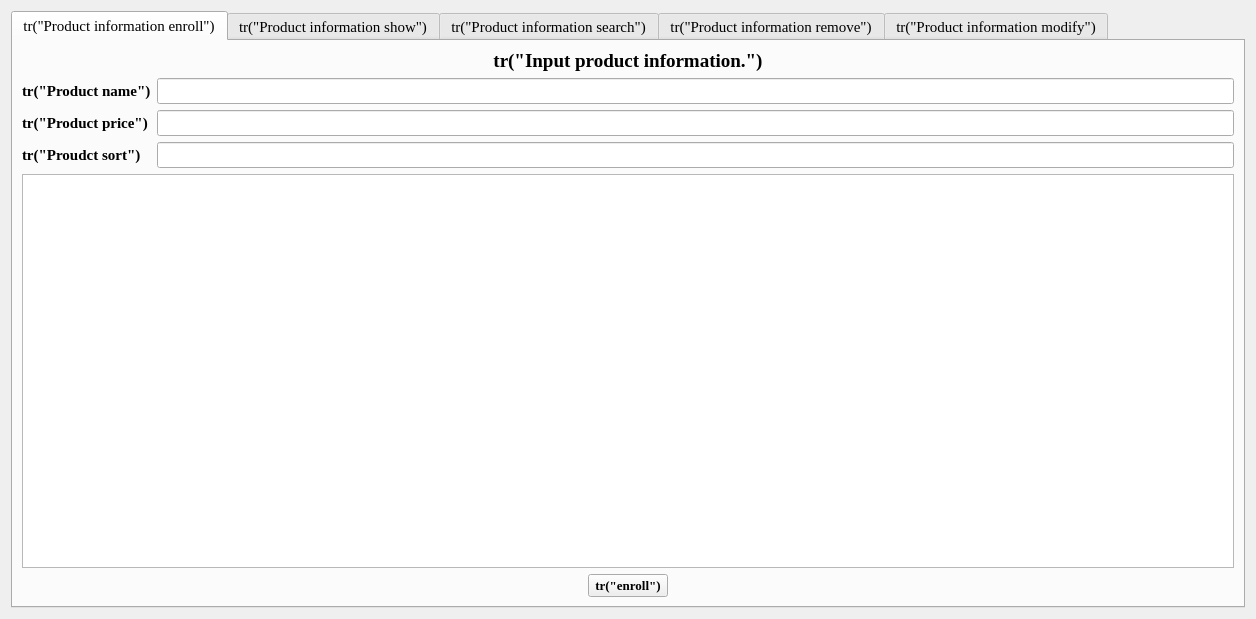
<?xml version="1.0" encoding="UTF-8"?>
<ui version="4.0">
 <class>ProductHandlerForm</class>
 <widget class="QWidget" name="ProductHandlerForm">
  <property name="geometry">
   <rect>
    <x>0</x>
    <y>0</y>
    <width>1256</width>
    <height>619</height>
   </rect>
  </property>
  <property name="font">
   <font>
    <family>Times New Roman</family>
    <pointsize>11</pointsize>
   </font>
  </property>
  <property name="windowTitle">
   <string>Form</string>
  </property>
  <layout class="QVBoxLayout" name="verticalLayout_12">
   <item>
    <widget class="QTabWidget" name="tabWidget">
     <property name="minimumSize">
      <size>
       <width>630</width>
       <height>340</height>
      </size>
     </property>
     <property name="font">
      <font>
       <family>Times New Roman</family>
       <pointsize>11</pointsize>
      </font>
     </property>
     <property name="currentIndex">
      <number>0</number>
     </property>
     <widget class="QWidget" name="productInfoEnrollTab">
      <attribute name="title">
       <string>tr(&quot;Product information enroll&quot;)</string>
      </attribute>
      <layout class="QVBoxLayout" name="verticalLayout_2">
       <item>
        <layout class="QVBoxLayout" name="verticalLayout">
         <item>
          <widget class="QLabel" name="infoLabel1">
           <property name="maximumSize">
            <size>
             <width>16777215</width>
             <height>25</height>
            </size>
           </property>
           <property name="font">
            <font>
             <family>Times New Roman</family>
             <pointsize>14</pointsize>
             <bold>true</bold>
            </font>
           </property>
           <property name="text">
            <string>tr(&quot;Input product information.&quot;)</string>
           </property>
           <property name="alignment">
            <set>Qt::AlignCenter</set>
           </property>
           <property name="buddy">
            <cstring>nameLineEdit1</cstring>
           </property>
          </widget>
         </item>
         <item>
          <layout class="QGridLayout" name="gridLayout">
           <item row="0" column="0">
            <widget class="QLabel" name="nameLabel1">
             <property name="font">
              <font>
               <family>Times New Roman</family>
               <pointsize>11</pointsize>
               <bold>true</bold>
              </font>
             </property>
             <property name="text">
              <string>tr(&quot;Product name&quot;)</string>
             </property>
             <property name="buddy">
              <cstring>nameLineEdit1</cstring>
             </property>
            </widget>
           </item>
           <item row="0" column="1">
            <widget class="QLineEdit" name="nameLineEdit1"/>
           </item>
           <item row="1" column="0">
            <widget class="QLabel" name="priceLabel1">
             <property name="font">
              <font>
               <family>Times New Roman</family>
               <pointsize>11</pointsize>
               <bold>true</bold>
              </font>
             </property>
             <property name="text">
              <string>tr(&quot;Product price&quot;)</string>
             </property>
             <property name="buddy">
              <cstring>priceLineEdit1</cstring>
             </property>
            </widget>
           </item>
           <item row="1" column="1">
            <widget class="QLineEdit" name="priceLineEdit1"/>
           </item>
           <item row="2" column="0">
            <widget class="QLabel" name="sortLabel1">
             <property name="font">
              <font>
               <family>Times New Roman</family>
               <pointsize>11</pointsize>
               <bold>true</bold>
              </font>
             </property>
             <property name="text">
              <string>tr(&quot;Proudct sort&quot;)</string>
             </property>
             <property name="buddy">
              <cstring>sortLineEdit1</cstring>
             </property>
            </widget>
           </item>
           <item row="2" column="1">
            <widget class="QLineEdit" name="sortLineEdit1"/>
           </item>
          </layout>
         </item>
         <item>
          <widget class="QTableView" name="tableView1">
           <property name="editTriggers">
            <set>QAbstractItemView::NoEditTriggers</set>
           </property>
          </widget>
         </item>
         <item>
          <layout class="QHBoxLayout" name="horizontalLayout">
           <item>
            <spacer name="horizontalSpacer">
             <property name="orientation">
              <enum>Qt::Horizontal</enum>
             </property>
             <property name="sizeHint" stdset="0">
              <size>
               <width>40</width>
               <height>20</height>
              </size>
             </property>
            </spacer>
           </item>
           <item>
            <widget class="QPushButton" name="enrollPushButton">
             <property name="font">
              <font>
               <family>Times New Roman</family>
               <pointsize>10</pointsize>
               <bold>true</bold>
              </font>
             </property>
             <property name="text">
              <string>tr(&quot;enroll&quot;)</string>
             </property>
            </widget>
           </item>
           <item>
            <spacer name="horizontalSpacer_3">
             <property name="orientation">
              <enum>Qt::Horizontal</enum>
             </property>
             <property name="sizeHint" stdset="0">
              <size>
               <width>40</width>
               <height>20</height>
              </size>
             </property>
            </spacer>
           </item>
          </layout>
         </item>
        </layout>
       </item>
      </layout>
     </widget>
     <widget class="QWidget" name="productInfoShowTab">
      <attribute name="title">
       <string>tr(&quot;Product information show&quot;)</string>
      </attribute>
      <layout class="QVBoxLayout" name="verticalLayout_4">
       <item>
        <layout class="QVBoxLayout" name="verticalLayout_3">
         <item>
          <widget class="QLabel" name="infoLabel2">
           <property name="maximumSize">
            <size>
             <width>16777215</width>
             <height>25</height>
            </size>
           </property>
           <property name="font">
            <font>
             <family>Times New Roman</family>
             <pointsize>14</pointsize>
             <bold>true</bold>
            </font>
           </property>
           <property name="text">
            <string>tr(&quot;Current product information show&quot;)</string>
           </property>
           <property name="alignment">
            <set>Qt::AlignCenter</set>
           </property>
          </widget>
         </item>
         <item>
          <widget class="QTableView" name="tableView2">
           <property name="editTriggers">
            <set>QAbstractItemView::NoEditTriggers</set>
           </property>
          </widget>
         </item>
         <item>
          <layout class="QHBoxLayout" name="horizontalLayout_2"/>
         </item>
        </layout>
       </item>
      </layout>
     </widget>
     <widget class="QWidget" name="productInfoSearchTab">
      <attribute name="title">
       <string>tr(&quot;Product information search&quot;)</string>
      </attribute>
      <layout class="QVBoxLayout" name="verticalLayout_6">
       <item>
        <layout class="QVBoxLayout" name="verticalLayout_5">
         <item>
          <widget class="QLabel" name="infoLabel3">
           <property name="maximumSize">
            <size>
             <width>16777215</width>
             <height>25</height>
            </size>
           </property>
           <property name="font">
            <font>
             <family>Times New Roman</family>
             <pointsize>14</pointsize>
             <bold>true</bold>
            </font>
           </property>
           <property name="text">
            <string>tr(&quot;Input product ID to search product information.&quot;)</string>
           </property>
           <property name="alignment">
            <set>Qt::AlignCenter</set>
           </property>
          </widget>
         </item>
         <item>
          <spacer name="verticalSpacer_4">
           <property name="orientation">
            <enum>Qt::Vertical</enum>
           </property>
           <property name="sizeType">
            <enum>QSizePolicy::Fixed</enum>
           </property>
           <property name="sizeHint" stdset="0">
            <size>
             <width>20</width>
             <height>17</height>
            </size>
           </property>
          </spacer>
         </item>
         <item>
          <widget class="QLineEdit" name="searchLineEdit"/>
         </item>
         <item>
          <spacer name="verticalSpacer_5">
           <property name="orientation">
            <enum>Qt::Vertical</enum>
           </property>
           <property name="sizeType">
            <enum>QSizePolicy::Fixed</enum>
           </property>
           <property name="sizeHint" stdset="0">
            <size>
             <width>20</width>
             <height>13</height>
            </size>
           </property>
          </spacer>
         </item>
         <item>
          <widget class="QTableView" name="tableView3">
           <property name="editTriggers">
            <set>QAbstractItemView::NoEditTriggers</set>
           </property>
          </widget>
         </item>
         <item>
          <layout class="QHBoxLayout" name="horizontalLayout_4">
           <item>
            <spacer name="horizontalSpacer_2">
             <property name="orientation">
              <enum>Qt::Horizontal</enum>
             </property>
             <property name="sizeHint" stdset="0">
              <size>
               <width>40</width>
               <height>20</height>
              </size>
             </property>
            </spacer>
           </item>
           <item>
            <widget class="QPushButton" name="resetPushButton">
             <property name="font">
              <font>
               <family>Times New Roman</family>
               <pointsize>10</pointsize>
              </font>
             </property>
             <property name="text">
              <string>tr(&quot;reset&quot;)</string>
             </property>
            </widget>
           </item>
           <item>
            <spacer name="horizontalSpacer_10">
             <property name="orientation">
              <enum>Qt::Horizontal</enum>
             </property>
             <property name="sizeHint" stdset="0">
              <size>
               <width>40</width>
               <height>20</height>
              </size>
             </property>
            </spacer>
           </item>
           <item>
            <widget class="QPushButton" name="searchPushButton">
             <property name="font">
              <font>
               <family>Times New Roman</family>
               <pointsize>10</pointsize>
               <bold>true</bold>
              </font>
             </property>
             <property name="text">
              <string>tr(&quot;search&quot;)</string>
             </property>
            </widget>
           </item>
           <item>
            <spacer name="horizontalSpacer_12">
             <property name="orientation">
              <enum>Qt::Horizontal</enum>
             </property>
             <property name="sizeHint" stdset="0">
              <size>
               <width>40</width>
               <height>20</height>
              </size>
             </property>
            </spacer>
           </item>
          </layout>
         </item>
        </layout>
       </item>
      </layout>
     </widget>
     <widget class="QWidget" name="productInfoRemoveTab">
      <attribute name="title">
       <string>tr(&quot;Product information remove&quot;)</string>
      </attribute>
      <layout class="QVBoxLayout" name="verticalLayout_8">
       <item>
        <layout class="QVBoxLayout" name="verticalLayout_7">
         <item>
          <widget class="QLabel" name="infoLabel4">
           <property name="maximumSize">
            <size>
             <width>16777215</width>
             <height>25</height>
            </size>
           </property>
           <property name="font">
            <font>
             <family>Times New Roman</family>
             <pointsize>14</pointsize>
             <bold>true</bold>
            </font>
           </property>
           <property name="text">
            <string>tr(&quot;Select row to remove&quot;)</string>
           </property>
           <property name="alignment">
            <set>Qt::AlignCenter</set>
           </property>
          </widget>
         </item>
         <item>
          <widget class="QTableView" name="tableView4">
           <property name="editTriggers">
            <set>QAbstractItemView::NoEditTriggers</set>
           </property>
          </widget>
         </item>
         <item>
          <layout class="QHBoxLayout" name="horizontalLayout_3">
           <item>
            <spacer name="horizontalSpacer_9">
             <property name="orientation">
              <enum>Qt::Horizontal</enum>
             </property>
             <property name="sizeHint" stdset="0">
              <size>
               <width>40</width>
               <height>20</height>
              </size>
             </property>
            </spacer>
           </item>
           <item>
            <widget class="QPushButton" name="removePushButton">
             <property name="font">
              <font>
               <family>Times New Roman</family>
               <pointsize>10</pointsize>
               <bold>true</bold>
              </font>
             </property>
             <property name="text">
              <string>tr(&quot;remove&quot;)</string>
             </property>
            </widget>
           </item>
           <item>
            <spacer name="horizontalSpacer_16">
             <property name="orientation">
              <enum>Qt::Horizontal</enum>
             </property>
             <property name="sizeHint" stdset="0">
              <size>
               <width>40</width>
               <height>20</height>
              </size>
             </property>
            </spacer>
           </item>
          </layout>
         </item>
        </layout>
       </item>
      </layout>
     </widget>
     <widget class="QWidget" name="productInfoModifyTab">
      <attribute name="title">
       <string>tr(&quot;Product information modify&quot;)</string>
      </attribute>
      <layout class="QVBoxLayout" name="verticalLayout_11">
       <item>
        <layout class="QVBoxLayout" name="verticalLayout_10">
         <item>
          <widget class="QLabel" name="infoLabel5">
           <property name="maximumSize">
            <size>
             <width>16777215</width>
             <height>25</height>
            </size>
           </property>
           <property name="font">
            <font>
             <family>Times New Roman</family>
             <pointsize>14</pointsize>
             <bold>true</bold>
            </font>
           </property>
           <property name="text">
            <string>tr(&quot;Select row to modify&quot;)</string>
           </property>
           <property name="alignment">
            <set>Qt::AlignCenter</set>
           </property>
          </widget>
         </item>
         <item>
          <widget class="QSplitter" name="splitter">
           <property name="orientation">
            <enum>Qt::Horizontal</enum>
           </property>
           <widget class="QTableView" name="tableView5">
            <property name="minimumSize">
             <size>
              <width>600</width>
              <height>470</height>
             </size>
            </property>
            <property name="editTriggers">
             <set>QAbstractItemView::NoEditTriggers</set>
            </property>
            <property name="tabKeyNavigation">
             <bool>true</bool>
            </property>
            <property name="showDropIndicator" stdset="0">
             <bool>true</bool>
            </property>
            <property name="dragDropOverwriteMode">
             <bool>true</bool>
            </property>
           </widget>
           <widget class="QWidget" name="layoutWidget">
            <layout class="QVBoxLayout" name="verticalLayout_9">
             <item>
              <layout class="QGridLayout" name="gridLayout_2">
               <item row="3" column="0">
                <widget class="QLabel" name="sortLabel2">
                 <property name="font">
                  <font>
                   <family>Times New Roman</family>
                   <pointsize>11</pointsize>
                   <bold>true</bold>
                  </font>
                 </property>
                 <property name="text">
                  <string>tr(&quot;Product Sort&quot;)</string>
                 </property>
                 <property name="buddy">
                  <cstring>sortLineEdit2</cstring>
                 </property>
                </widget>
               </item>
               <item row="0" column="1">
                <widget class="QLineEdit" name="idLineEdit">
                 <property name="readOnly">
                  <bool>true</bool>
                 </property>
                </widget>
               </item>
               <item row="1" column="1">
                <widget class="QLineEdit" name="nameLineEdit2"/>
               </item>
               <item row="3" column="1">
                <widget class="QLineEdit" name="sortLineEdit2"/>
               </item>
               <item row="2" column="0">
                <widget class="QLabel" name="priceLabel2">
                 <property name="font">
                  <font>
                   <family>Times New Roman</family>
                   <pointsize>11</pointsize>
                   <bold>true</bold>
                  </font>
                 </property>
                 <property name="text">
                  <string>tr(&quot;Product Price&quot;)</string>
                 </property>
                 <property name="buddy">
                  <cstring>priceLineEdit2</cstring>
                 </property>
                </widget>
               </item>
               <item row="0" column="0">
                <widget class="QLabel" name="idLabel">
                 <property name="font">
                  <font>
                   <family>Times New Roman</family>
                   <pointsize>11</pointsize>
                   <bold>true</bold>
                  </font>
                 </property>
                 <property name="text">
                  <string>tr(&quot;Product ID&quot;)</string>
                 </property>
                 <property name="buddy">
                  <cstring>idLineEdit</cstring>
                 </property>
                </widget>
               </item>
               <item row="2" column="1">
                <widget class="QLineEdit" name="priceLineEdit2"/>
               </item>
               <item row="1" column="0">
                <widget class="QLabel" name="nameLabel2">
                 <property name="font">
                  <font>
                   <family>Times New Roman</family>
                   <pointsize>11</pointsize>
                   <bold>true</bold>
                  </font>
                 </property>
                 <property name="text">
                  <string>tr(&quot;Product Name&quot;)</string>
                 </property>
                 <property name="buddy">
                  <cstring>nameLineEdit2</cstring>
                 </property>
                </widget>
               </item>
              </layout>
             </item>
             <item>
              <spacer name="verticalSpacer">
               <property name="orientation">
                <enum>Qt::Vertical</enum>
               </property>
               <property name="sizeHint" stdset="0">
                <size>
                 <width>20</width>
                 <height>40</height>
                </size>
               </property>
              </spacer>
             </item>
            </layout>
           </widget>
          </widget>
         </item>
         <item>
          <layout class="QHBoxLayout" name="horizontalLayout_5">
           <item>
            <spacer name="horizontalSpacer_13">
             <property name="orientation">
              <enum>Qt::Horizontal</enum>
             </property>
             <property name="sizeHint" stdset="0">
              <size>
               <width>40</width>
               <height>20</height>
              </size>
             </property>
            </spacer>
           </item>
           <item>
            <widget class="QPushButton" name="modifyPushButton">
             <property name="font">
              <font>
               <family>Times New Roman</family>
               <pointsize>10</pointsize>
               <bold>true</bold>
              </font>
             </property>
             <property name="text">
              <string>tr(&quot;modify&quot;)</string>
             </property>
            </widget>
           </item>
           <item>
            <spacer name="horizontalSpacer_15">
             <property name="orientation">
              <enum>Qt::Horizontal</enum>
             </property>
             <property name="sizeHint" stdset="0">
              <size>
               <width>40</width>
               <height>20</height>
              </size>
             </property>
            </spacer>
           </item>
          </layout>
         </item>
        </layout>
       </item>
      </layout>
     </widget>
    </widget>
   </item>
  </layout>
 </widget>
 <tabstops>
  <tabstop>tabWidget</tabstop>
  <tabstop>nameLineEdit1</tabstop>
  <tabstop>priceLineEdit1</tabstop>
  <tabstop>sortLineEdit1</tabstop>
  <tabstop>tableView1</tabstop>
  <tabstop>enrollPushButton</tabstop>
  <tabstop>searchLineEdit</tabstop>
  <tabstop>resetPushButton</tabstop>
  <tabstop>searchPushButton</tabstop>
  <tabstop>idLineEdit</tabstop>
  <tabstop>nameLineEdit2</tabstop>
  <tabstop>priceLineEdit2</tabstop>
  <tabstop>sortLineEdit2</tabstop>
  <tabstop>modifyPushButton</tabstop>
  <tabstop>tableView3</tabstop>
  <tabstop>tableView2</tabstop>
  <tabstop>removePushButton</tabstop>
  <tabstop>tableView4</tabstop>
  <tabstop>tableView5</tabstop>
 </tabstops>
 <resources/>
 <connections>
  <connection>
   <sender>searchLineEdit</sender>
   <signal>returnPressed()</signal>
   <receiver>searchPushButton</receiver>
   <slot>click()</slot>
   <hints>
    <hint type="sourcelabel">
     <x>627</x>
     <y>86</y>
    </hint>
    <hint type="destinationlabel">
     <x>627</x>
     <y>592</y>
    </hint>
   </hints>
  </connection>
  <connection>
   <sender>sortLineEdit1</sender>
   <signal>returnPressed()</signal>
   <receiver>enrollPushButton</receiver>
   <slot>click()</slot>
   <hints>
    <hint type="sourcelabel">
     <x>677</x>
     <y>118</y>
    </hint>
    <hint type="destinationlabel">
     <x>627</x>
     <y>592</y>
    </hint>
   </hints>
  </connection>
  <connection>
   <sender>sortLineEdit2</sender>
   <signal>returnPressed()</signal>
   <receiver>modifyPushButton</receiver>
   <slot>click()</slot>
   <hints>
    <hint type="sourcelabel">
     <x>1033</x>
     <y>154</y>
    </hint>
    <hint type="destinationlabel">
     <x>627</x>
     <y>570</y>
    </hint>
   </hints>
  </connection>
 </connections>
</ui>
